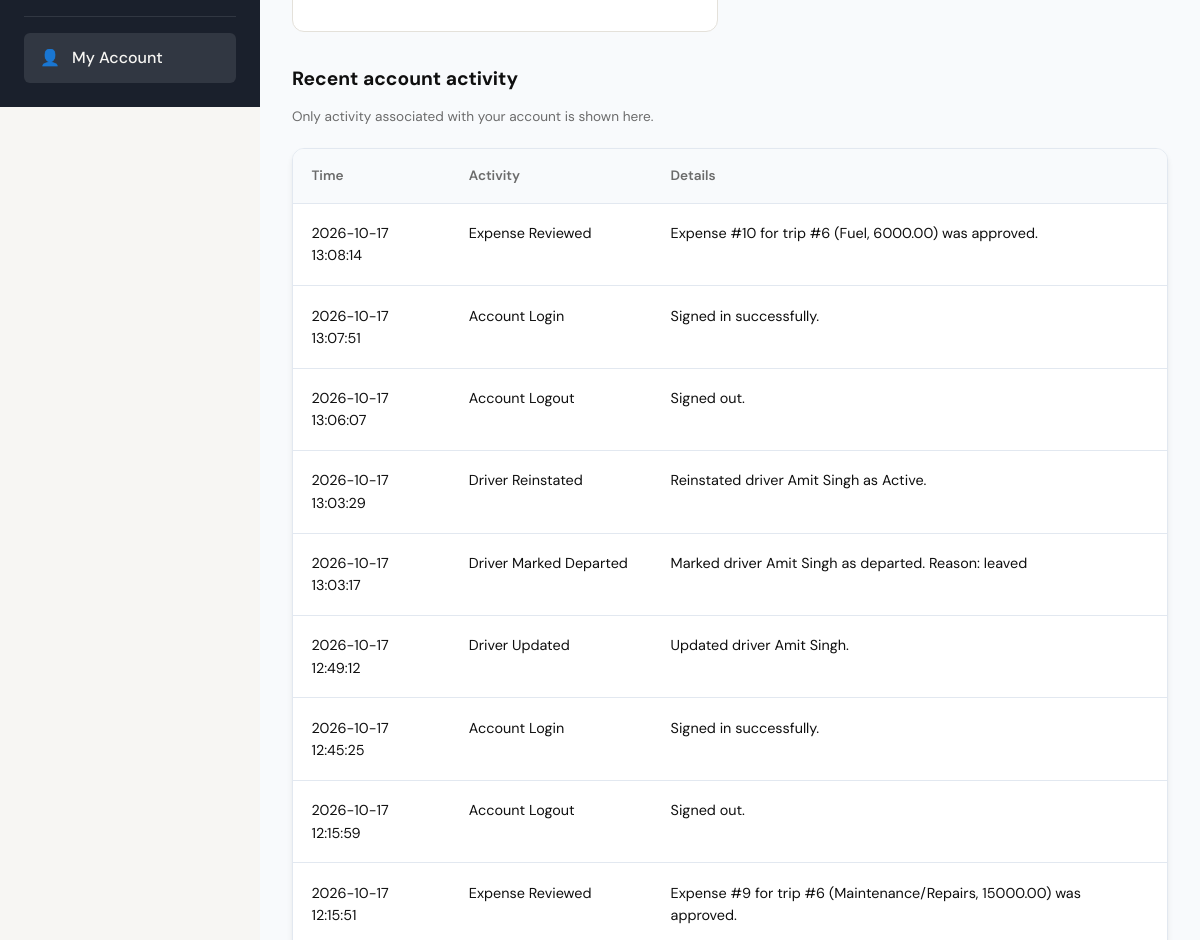
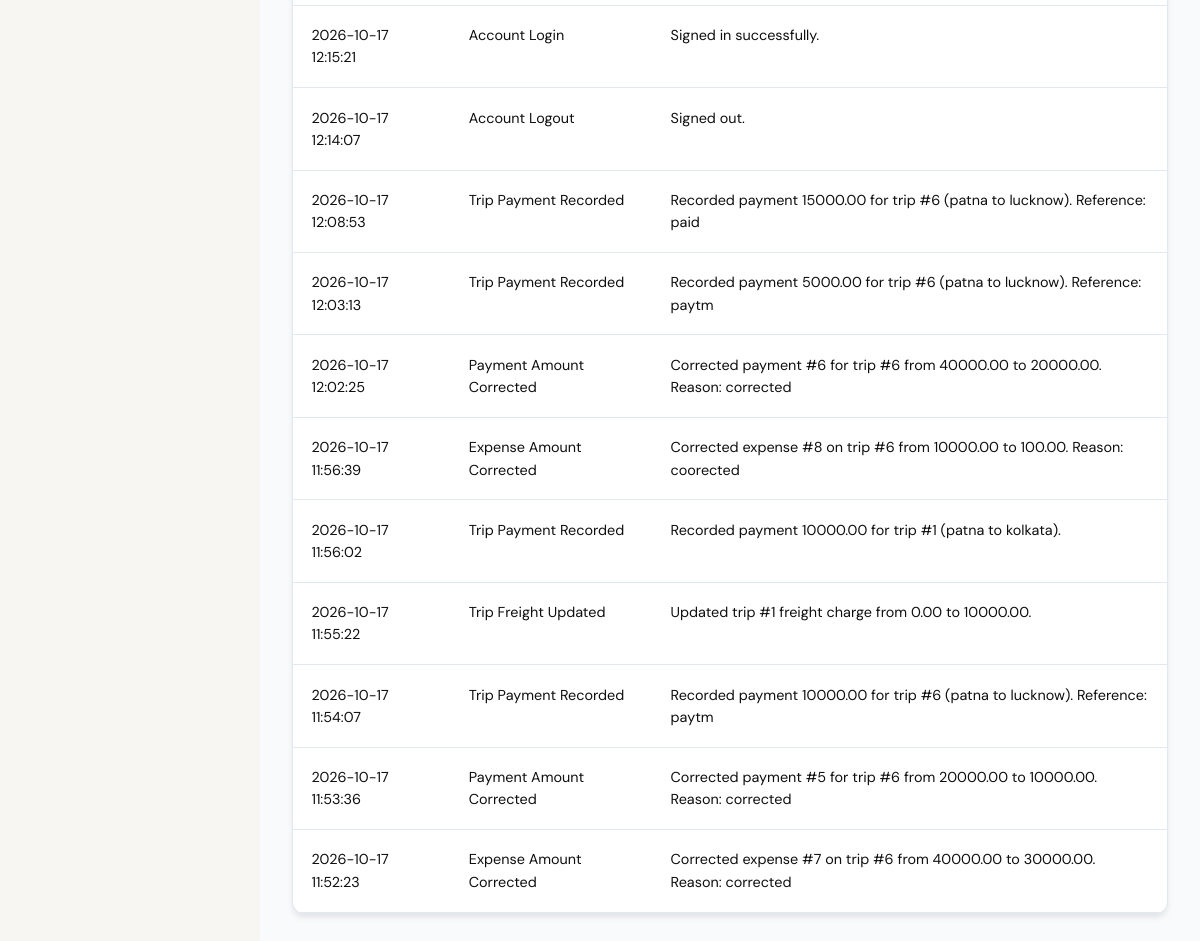
Before: /account (signed in, lower part) with the older database file (2 pictures, top to bottom).
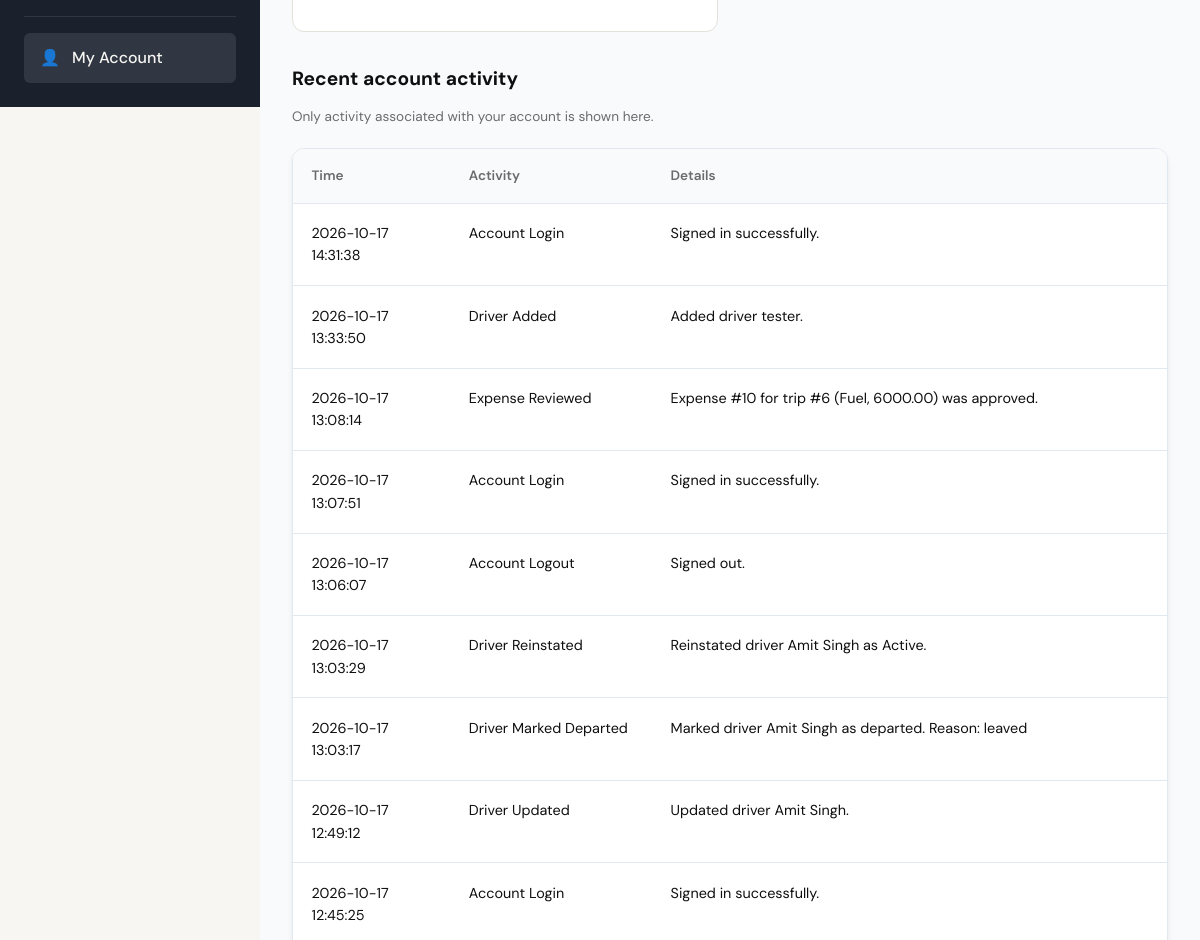
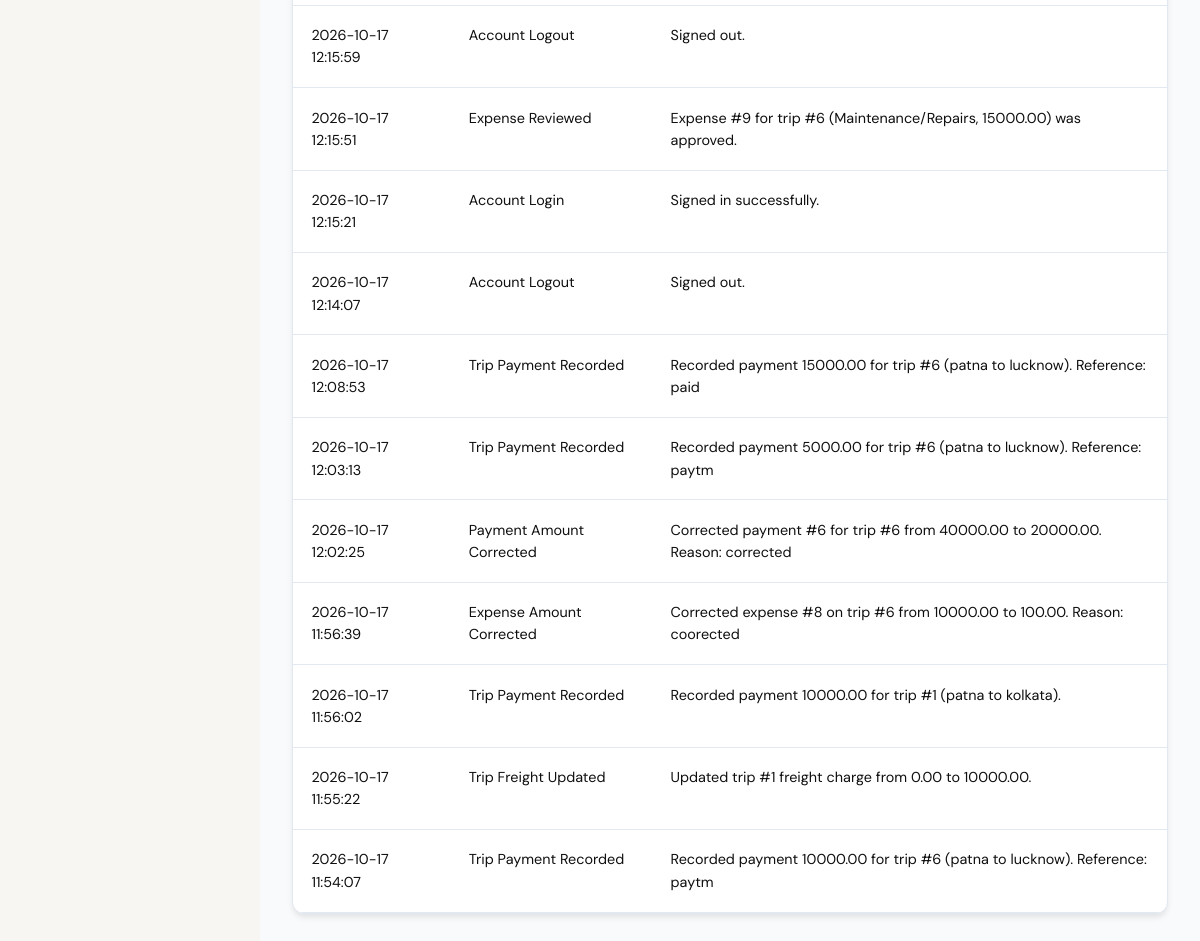
After: the same page with the newer database file (2 pictures, top to bottom).
### tables this page shows
CREATE TABLE user_logs (
                log_id INTEGER PRIMARY KEY AUTOINCREMENT,
                user_id INTEGER NOT NULL,
                action TEXT NOT NULL,
                timestamp DATETIME DEFAULT CURRENT_TIMESTAMP,
                details TEXT, actor_user_id INTEGER REFERENCES users(user_id),
                FOREIGN KEY (user_id) REFERENCES users(user_id)
            );

### app.py (the view, shortened to what this page needs)
@app.route("/account", methods=["GET", "POST"])
def account():
    user_id = session.get('user_id')
    if user_id is None:
        return redirect(url_for("login"))
    session.setdefault("csrf_token", secrets.token_urlsafe(32))
    conn = get_db()
    user = conn.execute(
        "SELECT user_id, full_name, email, role, job_role, created_at, is_approved, is_rejected, "
        "is_terminated, password "
        "FROM users WHERE user_id = ?",
        (user_id,)
    ).fetchone()
    if not user:
        conn.close()
        session.clear()
        return redirect(url_for("login"))
    if user['is_terminated']:
        conn.close()
        session.clear()
        flash("This account has been terminated.", "error")
        return redirect(url_for("login"))
    error = None
    success = None
    profile = conn.execute(
        "SELECT user_id, full_name, email, role, job_role, created_at, is_approved, is_rejected "
        "FROM users WHERE user_id = ?",
        (user_id,)
    ).fetchone()
    profile = dict(profile)
    recent_activity = conn.execute(
        "SELECT action, details, timestamp FROM user_logs "
        "WHERE user_id = ? ORDER BY timestamp DESC, log_id DESC LIMIT 20",
        (user_id,)
    ).fetchall()
    conn.close()
    return render_template(
        "account.html",
        user=profile,
        recent_activity=recent_activity,
        csrf_token=session["csrf_token"],
        error=error,
        success=success,
        block_content='dashboard'
    )

### database/db.py (called while the page is built)
def get_db():
    conn = sqlite3.connect(DATABASE_PATH)
    conn.row_factory = sqlite3.Row
    conn.execute("PRAGMA foreign_keys = ON")
    return conn

### templates/account.html (shortened to what this page needs)
{% extends "base.html" %}
{% block content_dashboard %}
<div class="dashboard-page">
    <div class="account-grid">
        <section class="auth-card account-card">
        </section>
    </div>
    <section class="account-activity" aria-labelledby="account-activity-title">
        <div class="panel-header" style="margin-bottom: 1rem;">
            <h2 class="account-card-title" id="account-activity-title">Recent account activity</h2>
            <p class="account-help">Only activity associated with your account is shown here.</p>
        </div>
        {% if recent_activity %}
        <div class="table-container">
            <table class="fleet-table">
                <thead><tr><th>Time</th><th>Activity</th><th>Details</th></tr></thead>
                <tbody>
                    {% for event in recent_activity %}
                    <tr>
                        <td>{{ event.timestamp }}</td>
                        <td>{{ event.action }}</td>
                        <td>{{ event.details }}</td>
                    </tr>
                    {% endfor %}
                </tbody>
            </table>
        </div>
        {% else %}
        <div class="table-container user-empty-state">No account activity has been recorded yet.</div>
        {% endif %}
    </section>
</div>
{% endblock %}

Changed rows visible on the page:
no longer on this page (row unchanged): user_logs: timestamp "2026-10-17 11:53:36", action "Payment Amount Corrected", details "Corrected payment #5 for trip #6 from 20000.00 to 10000.00. Reason: corrected"
no longer on this page (row unchanged): user_logs: timestamp "2026-10-17 11:52:23", action "Expense Amount Corrected", details "Corrected expense #7 on trip #6 from 40000.00 to 30000.00. Reason: corrected"
added user_logs: timestamp "2026-10-17 14:31:38", action "Account Login", details "Signed in successfully."
added user_logs: timestamp "2026-10-17 13:33:50", action "Driver Added", details "Added driver tester."
